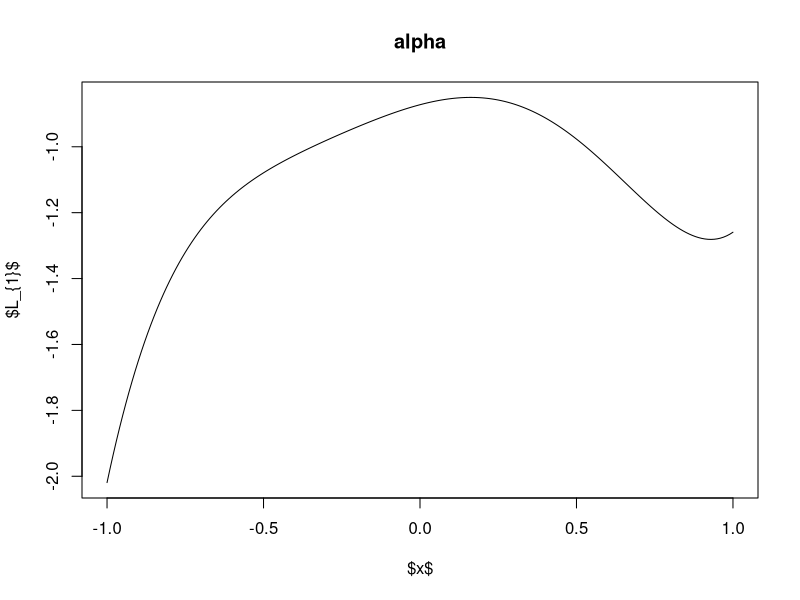
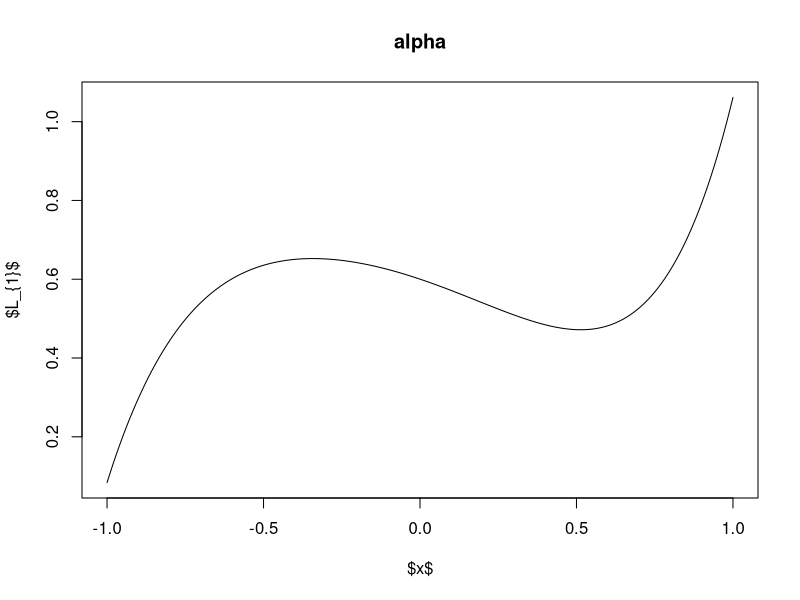
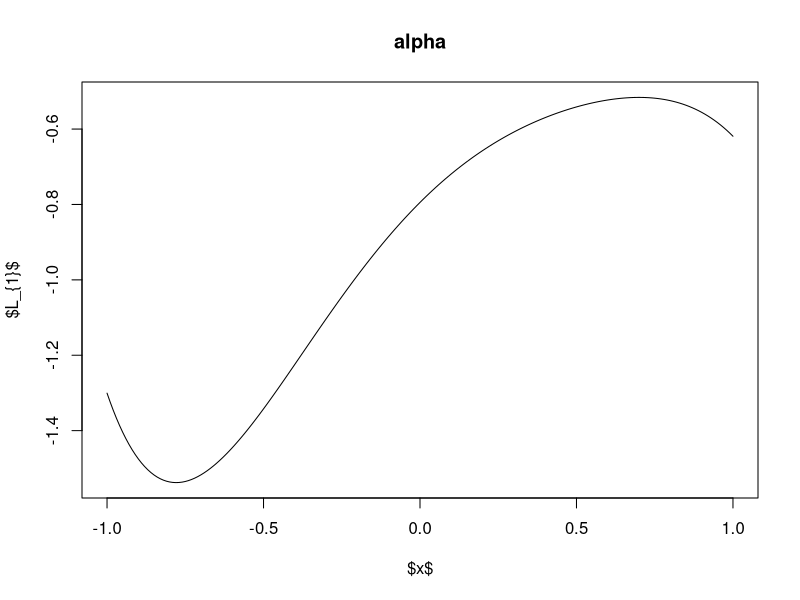

Recreate these plots in R, in order.
library(pracma)

lspace <- linspace(-1, 1, n = 100)
lspace <- seq(-1,1,by=0.01)

###########
# Formula 1
###########
f1 <- function(x, q){
  tmp <- 0
  for ( k in 0:q ){
    tmp <- tmp + alpha_q[k+1] * x^k
  }
  tmp
}

###########
# Formula 2
###########
L <- function( q, k ){
  choose(q, k) *
  choose((q+k-1)/2, q)
}

L_x <- function(x,q){
  s <- rep(0, length(x))
  beta_q <- runif(6, min=-1, max=1)
  for (k in 0:q){
    s <- s + x^k * L( q=q, k=k ) * beta_q[k+1]
  }
  return (2^q * s)
}


for (s in 1:3){
 sol <- rep(0,201)
 alpha_q <<- runif(6, min=-1, max=1)
 for ( i in 1:length(sol) ){
   sol[i] <- f1(lspace[i], 5)
 }
 write.table(sol, sprintf("alpha_%d.csv",s), col.names=FALSE,row.names=FALSE, sep=",")
 plot(lspace, sol, type="l", ylab="$L_{1}$", xlab="$x$", main="alpha")
}


for (s in 1:3){
  #plot(lspace, L_x(lspace, 5), type="l", ylab="$L_{1}$", xlab="$x$", main="beta")
  write.table(L_x(lspace, 5), sprintf("beta_%d.csv",s), col.names=FALSE,row.names=FALSE, sep=",")
}
